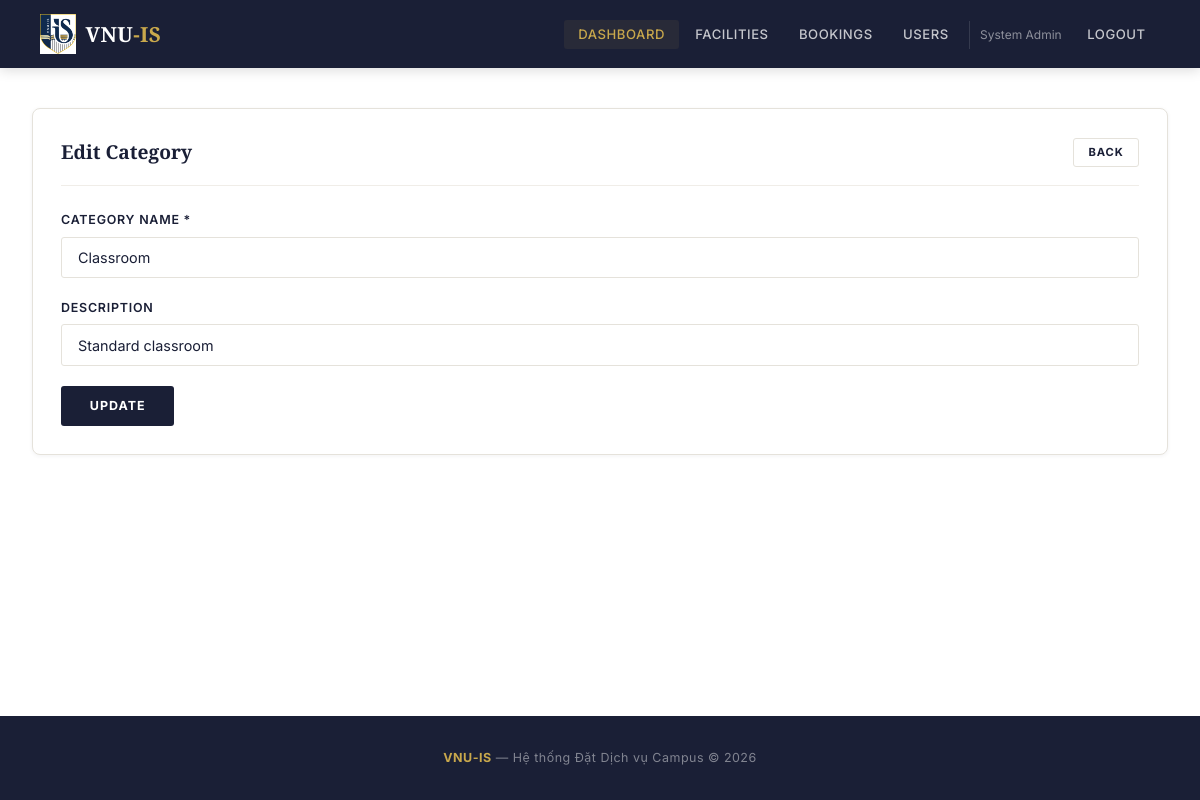
The app's page /admin/category_form.php?id=1 (signed in) with its own data.
### tables this page shows
CREATE TABLE facility_categories (
    category_id INT AUTO_INCREMENT PRIMARY KEY,
    category_name VARCHAR(100) NOT NULL UNIQUE,
    description VARCHAR(255) DEFAULT NULL
);

### backend/core/Database.php (called while the page is built, shortened)
<?php
class Database
{
    private static ?PDO $connection = null;
    public static function getConnection(): PDO
    {
        if (self::$connection === null) {
            self::$connection = getDB();
        }
        return self::$connection;
    }
}

### backend/models/BaseModel.php (called while the page is built, shortened)
<?php
abstract class BaseModel
{
    public function __construct()
    {
        $this->db = Database::getConnection();
    }
}

### backend/models/FacilityCategoryModel.php (called while the page is built, shortened)
<?php
class FacilityCategoryModel extends BaseModel
{
    public function findById(int $id): ?array
    {
        $stmt = $this->db->prepare("SELECT * FROM facility_categories WHERE category_id = ?");
        $stmt->execute([$id]);
        return $stmt->fetch() ?: null;
    }
}

### backend/core/Helpers.php (called while the page is built, shortened)
<?php
function e(?string $value): string
{
    return htmlspecialchars($value ?? '', ENT_QUOTES, 'UTF-8');
}

### admin/category_form.php (the view, shortened to what this page needs)
<?php
$id = (int) ($_GET['id'] ?? 0);
$cat = ['category_name' => '', 'description' => ''];
if ($id) {
    $row = (new FacilityCategoryModel())->findById($id);
    $cat = $row;
}
require_once __DIR__ . '/../includes/header.php';
?>
<div class="card">
    <div class="card-header">
        <h2><?= $id ? 'Edit Category' : 'Add Category' ?></h2>
        <a href="/webfinal/admin/categories.php" class="btn btn-secondary btn-sm">Back</a>
    </div>
    <form method="POST">
        <div class="form-group">
            <label>Category Name *</label>
            <input type="text" name="category_name" class="form-control" value="<?= e($cat['category_name']) ?>" required>
        </div>
        <div class="form-group">
            <label>Description</label>
            <input type="text" name="description" class="form-control" value="<?= e($cat['description']) ?>">
        </div>
        <button type="submit" class="btn btn-primary"><?= $id ? 'Update' : 'Create' ?></button>
    </form>
</div>
<?php require_once __DIR__ . '/../includes/footer.php'; ?>

### assets/css/style.css (style rules this page uses)
:root { --navy: #1a1f36; --navy-hover: #0f1220; --gold: #c9a84c; --gold-light: #e8c97a; --white: #ffffff; --cream: #f8f6f2; --bg: #f5f5f0; --text: #1a1f36; --text-muted: #6b7280; --text-light: #9ca3af; --border: #e5e2db; --border-light:#f0ede8; --success: #2d6a4f; --danger: #c0392b; --warning: #d97706; --shadow-sm: 0 1px 4px rgba(26,31,54,0.06); --shadow: 0 4px 24px rgba(26,31,54,0.10); --shadow-lg: 0 12px 48px rgba(26,31,54,0.14); --radius: 4px; --radius-sm: 3px; --radius-lg: 8px; }
* { margin: 0; padding: 0; box-sizing: border-box; }
body { font-family: 'Inter', -apple-system, sans-serif; background: var(--white); color: var(--text); line-height: 1.6; min-height: 100vh; display: flex; flex-direction: column; -webkit-font-smoothing: antialiased; }
a { color: var(--navy); text-decoration: none; transition: color 0.2s; }
h1, h2, h3 { font-family: 'Playfair Display', serif; }
.card { background: var(--white); border-radius: var(--radius-lg); padding: 1.75rem; margin-bottom: 1.5rem; border: 1px solid var(--border); box-shadow: var(--shadow-sm); }
.card-header { display: flex; align-items: center; justify-content: space-between; margin-bottom: 1.5rem; padding-bottom: 1.1rem; border-bottom: 1px solid var(--border-light); }
.card-header h2 { font-family: 'Playfair Display', serif; font-size: 1.2rem; font-weight: 700; color: var(--text); }
.btn { display: inline-flex; align-items: center; justify-content: center; padding: 0.7rem 1.8rem; border-radius: var(--radius-sm); font-size: 0.78rem; font-weight: 700; font-family: inherit; cursor: pointer; border: none; transition: all 0.2s; line-height: 1.4; text-decoration: none !important; letter-spacing: 0.08em; text-transform: uppercase; }
.btn-primary { background: var(--navy); color: var(--white); }
.btn-secondary { background: var(--white); color: var(--text); border: 1px solid var(--border); }
.btn-sm { padding: 0.35rem 0.9rem; font-size: 0.7rem; }
.form-group { margin-bottom: 1.25rem; }
.form-group label { display: block; margin-bottom: 0.4rem; font-weight: 600; color: var(--text); font-size: 0.78rem; text-transform: uppercase; letter-spacing: 0.06em; }
.form-control { width: 100%; padding: 0.7rem 1rem; border: 1px solid var(--border); border-radius: var(--radius-sm); font-size: 0.9rem; font-family: inherit; transition: border-color 0.2s, box-shadow 0.2s; background: var(--white); color: var(--text); }

### records on screen
facility_categories: category_name "Classroom", description "Standard classroom"

### other values on screen
$_SESSION['full_name'] "System Admin"
